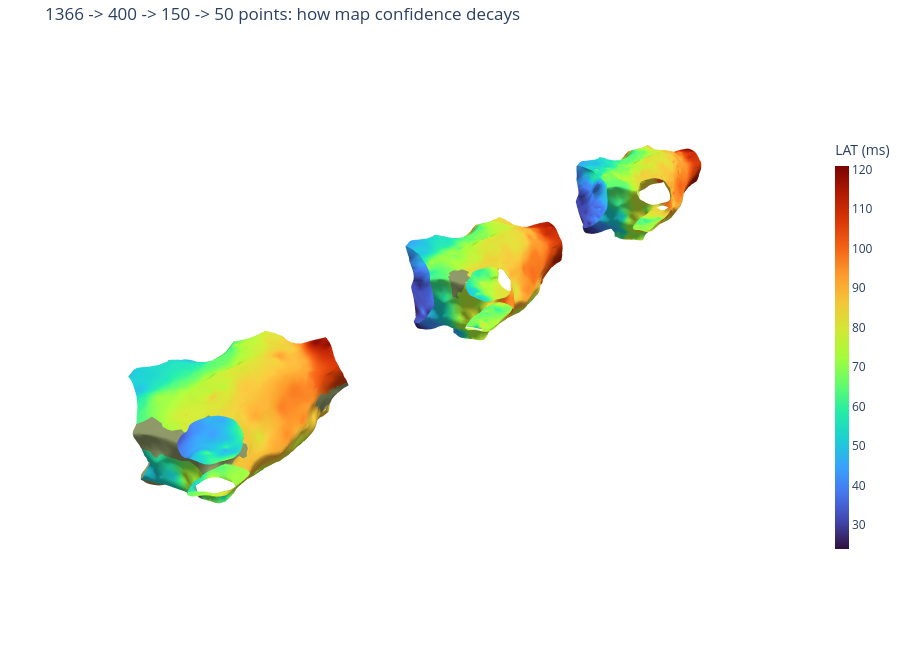

Here is the notebook cell this chart was saved with:
### Markdown cell above
Read that first number carefully: where both interpolators are willing to commit,
they agree **exactly**. Loosening the mask does not alter a single existing value.
What it changes is the quarter of the surface that the strict version left blank
and the loose version fills in — conjured from measurements up to 30 mm away.

That is the whole point. The left-hand map admits what it does not know. The
middle one is smoother, prettier, and partly fiction. The right-hand one is
confident everywhere and honest nowhere.

**None of these is more "correct" than the others.** They encode different
assumptions about how far a measurement's influence should reach. A clinician
reading a map is reading those assumptions as much as the tissue.

### Watching the map dissolve

What happens as measurements are thrown away?

### Code cell
# DERIVED. Degrade the sampling density and watch the map degrade with it.
rng = np.random.default_rng(42)
valid_indices = np.flatnonzero(valid)

traces = []
for offset, n_keep in enumerate([len(valid_indices), 400, 150, 50]):
    keep = rng.choice(valid_indices, size=min(n_keep, len(valid_indices)), replace=False)
    field = interpolate_to_surface(surface_points[keep], lat[keep], points)

    shifted = points.copy()
    shifted[:, 0] += offset * 145.0
    traces.append(mesh_to_plotly(
        shifted, triangles, scalars=field, colorscale="Turbo",
        cmin=np.nanmin(lat), cmax=np.nanmax(lat),
        name=f"{len(keep)} points", showscale=(offset == 0), colorbar_title="LAT (ms)",
    ))
    print(f"{len(keep):>5} points -> {np.isfinite(field).mean() * 100:5.1f}% coloured")

plotly_figure(traces, title="1366 -> 400 -> 150 -> 50 points: how map confidence decays").show()

### Figure 1 — Plotly figure (JSON) as saved in the notebook; plotly's stock layout.template omitted (floating-point values rounded to 4 significant figures; data arrays with more than 128 entries replaced by an {"elided": "..."} marker saying what was removed)
{"data": [{"cmax": 121, "cmin": 24, "colorbar": {"len": 0.7, "thickness": 14, "title": {"text": "LAT (ms)"}}, "colorscale": [[0, "#30123b"], [0.07143, "#4145ab"], [0.1429, "#4675ed"], [0.2143, "#39a2fc"], [0.2857, "#1bcfd4"], [0.3571, "#24eca6"], [0.4286, "#61fc6c"], [0.5, "#a4fc3b"], [0.5714, "#d1e834"], [0.6429, "#f3c63a"], [0.7143, "#fe9b2d"], [0.7857, "#f36315"], [0.8571, "#d93806"], [0.9286, "#b11901"], [1, "#7a0402"]], "flatshading": false, "i": {"elided": "10296 int values"}, "intensity": {"elided": "9279 float values"}, "j": {"elided": "10296 int values"}, "k": {"elided": "10296 int values"}, "lighting": {"ambient": 0.55, "diffuse": 0.8, "roughness": 0.6, "specular": 0.15}, "name": "1344 points", "opacity": 1, "showscale": true, "type": "mesh3d", "x": {"elided": "9279 float values"}, "y": {"elided": "9279 float values"}, "z": {"elided": "9279 float values"}}, {"cmax": 121, "cmin": 24, "colorbar": {"len": 0.7, "thickness": 14, "title": {"text": "LAT (ms)"}}, "colorscale": [[0, "#30123b"], [0.07143, "#4145ab"], [0.1429, "#4675ed"], [0.2143, "#39a2fc"], [0.2857, "#1bcfd4"], [0.3571, "#24eca6"], [0.4286, "#61fc6c"], [0.5, "#a4fc3b"], [0.5714, "#d1e834"], [0.6429, "#f3c63a"], [0.7143, "#fe9b2d"], [0.7857, "#f36315"], [0.8571, "#d93806"], [0.9286, "#b11901"], [1, "#7a0402"]], "flatshading": false, "i": {"elided": "10296 int values"}, "intensity": {"elided": "9279 float values"}, "j": {"elided": "10296 int values"}, "k": {"elided": "10296 int values"}, "lighting": {"ambient": 0.55, "diffuse": 0.8, "roughness": 0.6, "specular": 0.15}, "name": "400 points", "opacity": 1, "showscale": false, "type": "mesh3d", "x": {"elided": "9279 float values"}, "y": {"elided": "9279 float values"}, "z": {"elided": "9279 float values"}}, {"cmax": 121, "cmin": 24, "colorbar": {"len": 0.7, "thickness": 14, "title": {"text": "LAT (ms)"}}, "colorscale": [[0, "#30123b"], [0.07143, "#4145ab"], [0.1429, "#4675ed"], [0.2143, "#39a2fc"], [0.2857, "#1bcfd4"], [0.3571, "#24eca6"], [0.4286, "#61fc6c"], [0.5, "#a4fc3b"], [0.5714, "#d1e834"], [0.6429, "#f3c63a"], [0.7143, "#fe9b2d"], [0.7857, "#f36315"], [0.8571, "#d93806"], [0.9286, "#b11901"], [1, "#7a0402"]], "flatshading": false, "i": {"elided": "10296 int values"}, "intensity": {"elided": "9279 float values"}, "j": {"elided": "10296 int values"}, "k": {"elided": "10296 int values"}, "lighting": {"ambient": 0.55, "diffuse": 0.8, "roughness": 0.6, "specular": 0.15}, "name": "150 points", "opacity": 1, "showscale": false, "type": "mesh3d", "x": {"elided": "9279 float values"}, "y": {"elided": "9279 float values"}, "z": {"elided": "9279 float values"}}, {"cmax": 121, "cmin": 24, "colorbar": {"len": 0.7, "thickness": 14, "title": {"text": "LAT (ms)"}}, "colorscale": [[0, "#30123b"], [0.07143, "#4145ab"], [0.1429, "#4675ed"], [0.2143, "#39a2fc"], [0.2857, "#1bcfd4"], [0.3571, "#24eca6"], [0.4286, "#61fc6c"], [0.5, "#a4fc3b"], [0.5714, "#d1e834"], [0.6429, "#f3c63a"], [0.7143, "#fe9b2d"], [0.7857, "#f36315"], [0.8571, "#d93806"], [0.9286, "#b11901"], [1, "#7a0402"]], "flatshading": false, "i": {"elided": "10296 int values"}, "intensity": {"elided": "9279 float values"}, "j": {"elided": "10296 int values"}, "k": {"elided": "10296 int values"}, "lighting": {"ambient": 0.55, "diffuse": 0.8, "roughness": 0.6, "specular": 0.15}, "name": "50 points", "opacity": 1, "showscale": false, "type": "mesh3d", "x": {"elided": "9279 float values"}, "y": {"elided": "9279 float values"}, "z": {"elided": "9279 float values"}}], "layout": {"height": 650, "margin": {"b": 0, "l": 0, "r": 0, "t": 40}, "paper_bgcolor": "rgba(0,0,0,0)", "scene": {"aspectmode": "data", "bgcolor": "rgba(0,0,0,0)", "xaxis": {"visible": false}, "yaxis": {"visible": false}, "zaxis": {"visible": false}}, "title": {"text": "1366 -> 400 -> 150 -> 50 points: how map confidence decays"}}}
